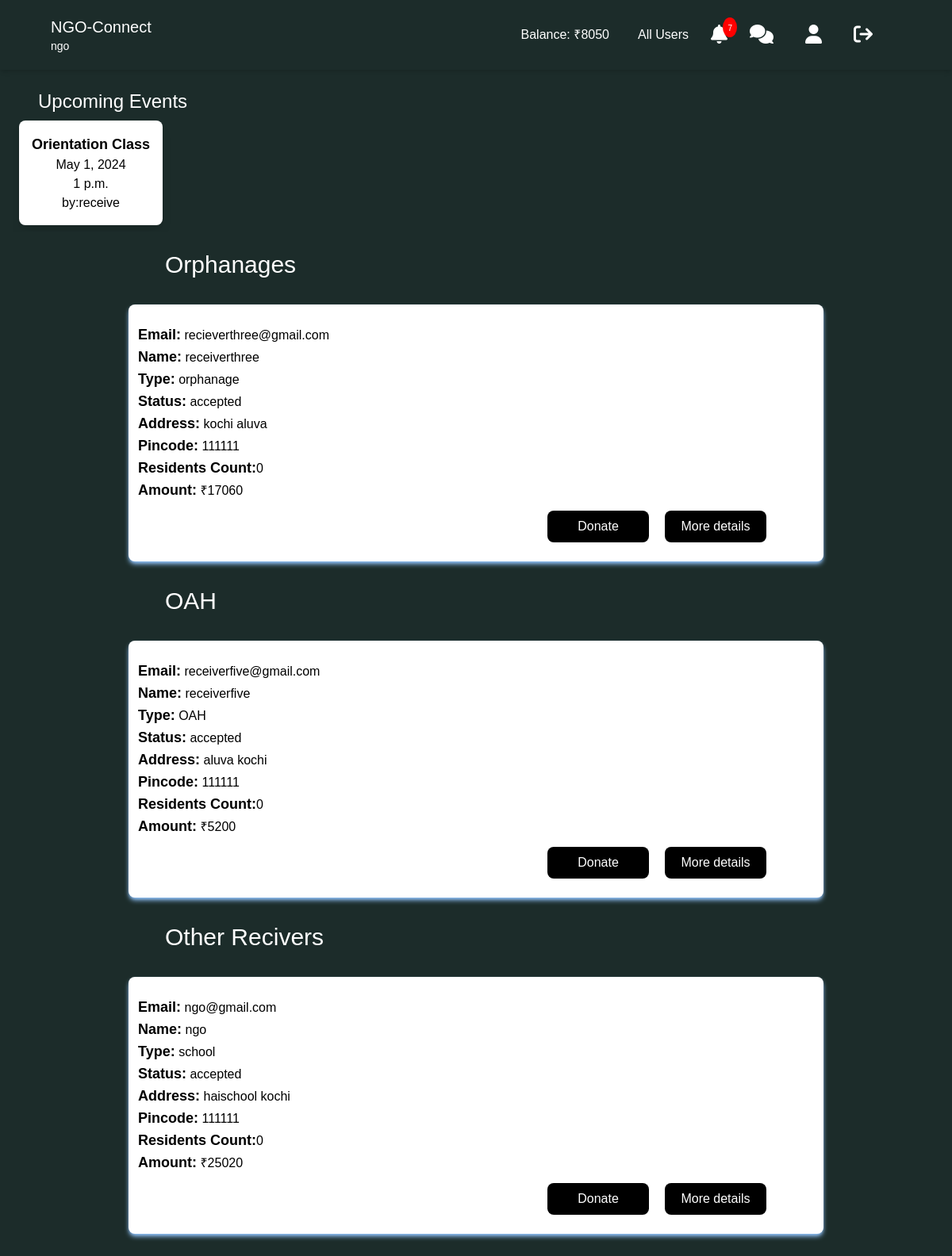
The app's page /ngo/ngo_base/ (signed in) with its own data.
### ngo/models.py (models this page shows)
class NgoBank(models.Model):
    user = models.OneToOneField(User, on_delete=models.CASCADE)
    current_balance = models.IntegerField(null=True)

class Reciever_under_ngo(models.Model):
    user = models.ForeignKey(User, on_delete=models.CASCADE, related_name='user_ngos')
    reciever = models.ForeignKey(User, on_delete=models.CASCADE, related_name='received_ngos', unique=True)
    status = models.CharField(max_length=10, choices=(('accepted', 'accepted'), ('rejected', 'rejected'), ('pending', 'pending'),), null=True)

### reciever/models.py (models this page shows)
class Events(models.Model):
    user = models.ForeignKey(User, on_delete=models.CASCADE, null=True)
    event_name = models.CharField(max_length=100)
    desc = models.TextField()
    date = models.DateField()
    start_time = models.TimeField()

class ReceiverMoreDetails(models.Model):
    user = models.OneToOneField(User, on_delete=models.CASCADE)
    reciever_type = models.CharField(max_length=12, null=True)  # Whether receiver is OLH, Orphanage, etc.
    is_reciever_type_defined = models.BooleanField(default=False)
    residents_count = models.IntegerField(null=True)

class RecieverBank(models.Model):
    user = models.OneToOneField(User, on_delete=models.CASCADE)
    current_balance = models.IntegerField(null=True)

### base/models.py (models this page shows)
class ngousers(models.Model):
    user = models.OneToOneField(User, on_delete=models.CASCADE)
    user_type = models.CharField(max_length=10, choices=[
        ('NGO', 'NGO'),
        ('Donor', 'Donor'),
        ('Receiver','Receiver'),
    ])
    phone_number = models.CharField(max_length=13, null=True)
    address = models.CharField(max_length=100, null=True)
    pincode = models.CharField(max_length=10, null=True)
    is_balance_defined =models.BooleanField(default=False)

### ngo/views.py (the view)
# urls.py: path('ngo_base/', views.ngo_base, name="ngo_base"),
@login_required(login_url="signup")
def ngo_base(request):
    user_name=request.user
    users = User.objects.all()
    user_details = ngousers.objects.all()
    reciever = ReceiverMoreDetails.objects.all()
    reciever_ngo = Reciever_under_ngo.objects.all()
    reciever_bank = RecieverBank.objects.all()
    reciever_residents = RecieverResidents.objects.all()
    count = 1
    ngo_request_count = Reciever_under_ngo.objects.filter(user=request.user, status='pending')
    ngo_request_oah_count = Reciever_under_ngo.objects.filter(
        user=request.user,
        status='accepted',
        reciever__receivermoredetails__reciever_type='OAH'  # Spanning relationships
    ).distinct().count()
    ngo_request_orphanage_count = Reciever_under_ngo.objects.filter(
        user=request.user,
        status='accepted',
        reciever__receivermoredetails__reciever_type='orphanage'  # Spanning relationships
    ).distinct().count()
    ngo_request_non_oah_orphanage_count = Reciever_under_ngo.objects.filter(
        user=request.user,
        status='accepted'
    ).exclude(
        reciever__receivermoredetails__reciever_type__in=['OAH', 'orphanage']
    ).distinct().count()
    try:
        bank = NgoBank.objects.get(user=request.user)
    except NgoBank.DoesNotExist:
        bank = NgoBank(user=request.user)
    notifications = Notifications.objects.filter(user=request.user).order_by('-id')
    notification_count = notifications.count()
    balance = ngousers.objects.get(user=request.user)
    reciever_requests = RecieverRequests.objects.filter(to_user=request.user, status='pending')
    residents_count = RecieverResidents.objects.values('reciever').annotate(total=Count('id'))
    residents_count_dict = {item['reciever']: item['total'] for item in residents_count}
    events = Events.objects.filter(date__gte=now().date()).order_by('date', 'start_time')
    context = {
        'me' : user_name,
        'users' : users,
        'user_details' : user_details,
        'count' : count,
        'reciever' : reciever,
        'reciever_ngo' : reciever_ngo,
        'ngo_request_count' : ngo_request_count,
        'ngo_request_oah_count' : ngo_request_oah_count,
        'ngo_request_orphanage_count' : ngo_request_orphanage_count,
        'ngo_request_non_oah_orphanage_count' : ngo_request_non_oah_orphanage_count,
        'bank' : bank,
        'notifications' : notifications,
        'notification_count' : notification_count,
        'balance' : balance,
        'reciever_bank' : reciever_bank,
        'reciever_requests' : reciever_requests,
        'residents_count': residents_count_dict,
        'events': events,
    }
    return render(request, 'ngo_base.html', context)

### ngo/templates/ngo_base.html (shortened to what this page needs)
<!DOCTYPE html>
<html lang="en">
<head>
    <script src="https://cdn.tailwindcss.com"></script>
    <link rel="stylesheet" href="https://cdnjs.cloudflare.com/ajax/libs/font-awesome/6.1.1/css/all.min.css" />
    <link
    rel="stylesheet"
    href="https://cdn.jsdelivr.net/npm/bootstrap-icons@1.3.0/font/bootstrap-icons.css"
  />
</head>
<body style="font-family: sans-serif; background-color: #1C2C2A;" >
<header
    class="lg:px-16 px-4 flex flex-wrap items-center py-4 shadow-md"
>
    <div class="flex-1 flex justify-between items-center">
      <a href="#" class="text-xl text-white">NGO-Connect <p class="text-sm">{{ user.first_name }}</p></a>
    </div>
    <div class="hidden lg:flex lg:items-center lg:w-auto w-full" id="menu">
        <nav class="">
            <ul
                class="lg:flex items-center justify-between text-base text-gray-700 pt-4 lg:pt-0 px-4"
            >
            <li>
              <a class="md:p-4 py-3 px-0 block text-white" href="/ngo/ngo_balance_sheet">Balance: ₹{{bank.current_balance}}</a>
            </li>
            <li><a class="lg:p-4 py-3 rounded-md px-0 mx-1 block text-white" href="/ngo/ngo_all_users">All Users</a></li>
            <li class="relative">
              <a href="#" class="px-2" id="notificationButton">
                <div class="notification-icon">
                    <i class="fas fa-bell fa-xl text-white"></i>
                    <span class="badge">{{ notification_count }}</span>
                </div>
              </a>
            </li>
                <li><a class="lg:p-4 py-3 rounded-md px-0 mx-1 block text-white" href="/chat/chat"><i class="fa fa-comments fa-xl" aria-hidden="true"></i></a></li>
                <li><a class="lg:p-4 py-3 rounded-md px-0 mx-1 block text-white" href="/ngo/ngo_profile_page"><i class="fa fa-user fa-xl" aria-hidden="true"></i></a></li>
                <li><a class="lg:p-4 py-3 rounded-md text-white px-0 mx-1 block" href="/logout"><i class="fa fa-sign-out fa-xl" aria-hidden="true"></i></a></li>
            </ul>
        </nav>
    </div>
</header>
{% if events %}
<section class="mx-4 my-6">
  <h1 class="text-white text-2xl px-8">Upcoming Events</h1>
  <div class="flex overflow-x-scroll scrollbar-hide">
    {% for i in events %}
    <div class="min-w-max bg-white shadow-lg rounded-lg p-4 m-2">
      <h2 class="text-center text-lg font-bold">{{ i.event_name }}</h2>
      <h2 class="text-center text-md">{{ i.date }}</h2>
      <h2 class="text-center text-md">{{ i.start_time }}</h2>
      <h2 class="text-center text-md">by:{{ i.user.first_name }}</h2>
    </div>
    {% endfor %}
  </div>
</section>
{% endif %}
<section class="text-center my-6 mx-4">
    <div class="text-center">
      {% if ngo_request_orphanage_count != 0 %}
      <h2 class="text-left mx-48 my-5 text-3xl mt-5 text-white">Orphanages</h2>
        <div class="flex flex-wrap justify-center">
          {% for user in users %} {% for detail in user_details %} {% if detail.user == user %}
          {% if detail.user_type == "Receiver" %}
          {% for r in reciever %}
          {% if r.user == user and r.reciever_type == 'orphanage' %}
          {% for i in reciever_ngo %}
          {% if i.reciever == user and i.user == me and i.status == 'accepted' %}
          <div class="w-3/4 mx-2 shadow-md shadow-blue-300 p-3 my-3 bg-white rounded-lg">
            <ul class="mt-3">
              <li class="text-left"><span class="font-semibold text-lg">Email:</span> {{ user.username }}</li>
              <li class="text-left"><span class="font-semibold text-lg">Name:</span> {{ user.first_name }}</li>
              <li class="text-left"><span class="font-semibold text-lg">Type:</span> {{ r.reciever_type }} </li>
              <li class="text-left"><span class="font-semibold text-lg">Status:</span> {{ i.status }} </li>
              <li class="text-left"><span class="font-semibold text-lg">Address:</span> {{ detail.address }}</li>
              <li class="text-left"><span class="font-semibold text-lg">Pincode:</span> {{ detail.pincode }}</li>
              <li class="text-left"><span class="font-semibold text-lg">Residents Count:</span>{% if r.residents_count %} {{ r.residents_count }} {% else %}0{% endif %}</li>
              {% for bal in reciever_bank %}
              {% if bal.user == detail.user %}
                <li class="text-left"><span class="font-semibold text-lg">Amount:</span> ₹{{ bal.current_balance }}</li>
              {% endif %}
              {% endfor %}
            </ul>
            <div class="flex justify-end mr-10">
              <form method="post" action="/ngo/ngo_donate_btn_request">
                  <button type="submit" class="my-3 px-3 w-32 h-10 bg-black text-white rounded-lg">Donate</button>
              </form>
              <form method="post" action="/ngo/ngo_reciever_details" class="px-5">
                <button type="submit" class="my-3 px-3 w-32 h-10 bg-black text-white rounded-lg">More details</button>
              </form>
            </div>
          </div>
          {% endif %}
          {% endfor %}
          {% endif %}
          {% endfor %}
          {% endif %}
          {% endif %} {% endfor %} {% endfor %}
        </div>
      {% endif %}
    {% if ngo_request_oah_count != 0 %}
        <h2 class="text-left mx-48 my-5 text-3xl mt-5 text-white">OAH</h2>
        <div class="flex flex-wrap justify-center">
          {% for user in users %} {% for detail in user_details %} {% if detail.user == user %}
          {% if detail.user_type == "Receiver" %}
          {% for r in reciever %}
          {% if r.user == user and r.reciever_type == 'OAH' %}
          {% for i in reciever_ngo %}
          {% if i.reciever == user and i.user == me and i.status == 'accepted' %}
          <div class="w-3/4 mx-2 shadow-md shadow-blue-300 p-3 my-3 bg-white rounded-lg">
            <ul class="mt-3">
              <li class="text-left"><span class="font-semibold text-lg">Email:</span> {{ user.username }}</li>
              <li class="text-left"><span class="font-semibold text-lg">Name:</span> {{ user.first_name }}</li>
              <li class="text-left"><span class="font-semibold text-lg">Type:</span> {{ r.reciever_type }} </li>
              <li class="text-left"><span class="font-semibold text-lg">Status:</span> {{ i.status }} </li>
              <li class="text-left"><span class="font-semibold text-lg">Address:</span> {{ detail.address }}</li>
              <li class="text-left"><span class="font-semibold text-lg">Pincode:</span> {{ detail.pincode }}</li>
              <li class="text-left"><span class="font-semibold text-lg">Residents Count:</span>{% if r.residents_count %} {{ r.residents_count }} {% else %}0{% endif %}</li>
              {% for bal in reciever_bank %}
              {% if bal.user == detail.user %}
                <li class="text-left"><span class="font-semibold text-lg">Amount:</span> ₹{{ bal.current_balance }}</li>
              {% endif %}
              {% endfor %}
            </ul>
            <div class="flex justify-end mr-10">
              <form method="post" action="/ngo/ngo_donate_btn_request">
                  <button type="submit" class="my-3 px-3 w-32 h-10 bg-black text-white rounded-lg">Donate</button>
              </form>
              <form method="post" action="/ngo/ngo_reciever_details" class="px-5">
                <button type="submit" class="my-3 px-3 w-32 h-10 bg-black text-white rounded-lg">More details</button>
              </form>
            </div>
          </div>
          {% endif %}
          {% endfor %}
          {% endif %}
          {% endfor %}
          {% endif %}
          {% endif %} {% endfor %} {% endfor %}
        </div>
        {% endif %}
      {% if ngo_request_non_oah_orphanage_count != 0 %}
      <h2 class="text-left mx-48 my-5 text-3xl mt-5 text-white">Other Recivers</h2>
        <div class="flex flex-wrap justify-center">
        {% for user in users %} {% for detail in user_details %} {% if detail.user == user %}
        {% if detail.user_type == "Receiver" %}
        {% for r in reciever %}
        {% if r.user == user and r.reciever_type != 'OAH' and r.reciever_type != 'orphanage' %}
        {% for i in reciever_ngo %}
        {% if i.reciever == user and i.user == me and i.status == 'accepted' %}
        <div class="w-3/4 mx-2 shadow-md shadow-blue-300 p-3 my-3 bg-white rounded-lg">
          <ul class="mt-3">
            <li class="text-left"><span class="font-semibold text-lg">Email:</span> {{ i.user.username }}</li>
            <li class="text-left"><span class="font-semibold text-lg">Name:</span>  {{ i.user.first_name }}</li>
            <li class="text-left"><span class="font-semibold text-lg">Type:</span> {{ r.reciever_type }} </li>
            <li class="text-left"><span class="font-semibold text-lg">Status:</span> {{ i.status }} </li>
            <li class="text-left"><span class="font-semibold text-lg">Address:</span> {{ detail.address }}</li>
            <li class="text-left"><span class="font-semibold text-lg">Pincode:</span> {{ detail.pincode }}</li>
            <li class="text-left"><span class="font-semibold text-lg">Residents Count:</span>{% if r.residents_count %} {{ r.residents_count }} {% else %}0{% endif %}</li>
            {% for bal in reciever_bank %}
            {% if bal.user == detail.user %}
              <li class="text-left"><span class="font-semibold text-lg">Amount:</span> ₹{{ bal.current_balance }}</li>
            {% endif %}
            {% endfor %}
          </ul>
          <div class="flex justify-end mr-10">
            <form method="post" action="/ngo/ngo_donate_btn_request">
                <button type="submit" class="my-3 px-3 w-32 h-10 bg-black text-white rounded-lg">Donate</button>
            </form>
            <form method="post" action="/ngo/ngo_reciever_details" class="px-5">
              <button type="submit" class="my-3 px-3 w-32 h-10 bg-black text-white rounded-lg">More details</button>
            </form>
          </div>
        </div>
        {% endif %}
        {% endfor %}
        {% endif %}
        {% endfor %}
        {% endif %}
        {% endif %} {% endfor %} {% endfor %}
      </div>
    {% endif %}
      </div>
    </section>
  </body>
</html>

### ngo/templates/ngo_base.html (style rules this page uses)
.notification-icon { position: relative; display: inline-block; }
.badge { position: absolute; top: -10px; right: -12px; background-color: red; color: white; border-radius: 50%; padding: 2px 6px; font-size: 10px; height: 25px; }
.scrollbar-hide { -ms-overflow-style: none; scrollbar-width: none; }

### records on screen
NgoBank: current_balance "8050"
Events: event_name "Orientation Class", date "May 1, 2024", start_time "1 p.m.", user.first_name "receive"
ngousers: address "kochi aluva", pincode "111111"
ReceiverMoreDetails: reciever_type "orphanage"
Reciever_under_ngo: status "accepted"
RecieverBank: current_balance "17060"
ngousers: address "aluva kochi", pincode "111111"
ReceiverMoreDetails: reciever_type "OAH"
Reciever_under_ngo: status "accepted"
RecieverBank: current_balance "5200"
ngousers: address "haischool kochi", pincode "111111"
ReceiverMoreDetails: reciever_type "school"
Reciever_under_ngo: user.username "ngo@gmail.com", user.first_name "ngo", status "accepted"
RecieverBank: current_balance "25020"

### other values on screen
{{ user.first_name }} "ngo"
{{ notification_count }} "7"
{{ user.username }} "recieverthree@gmail.com"
{{ user.first_name }} "receiverthree"
{{ user.username }} "receiverfive@gmail.com"
{{ user.first_name }} "receiverfive"
